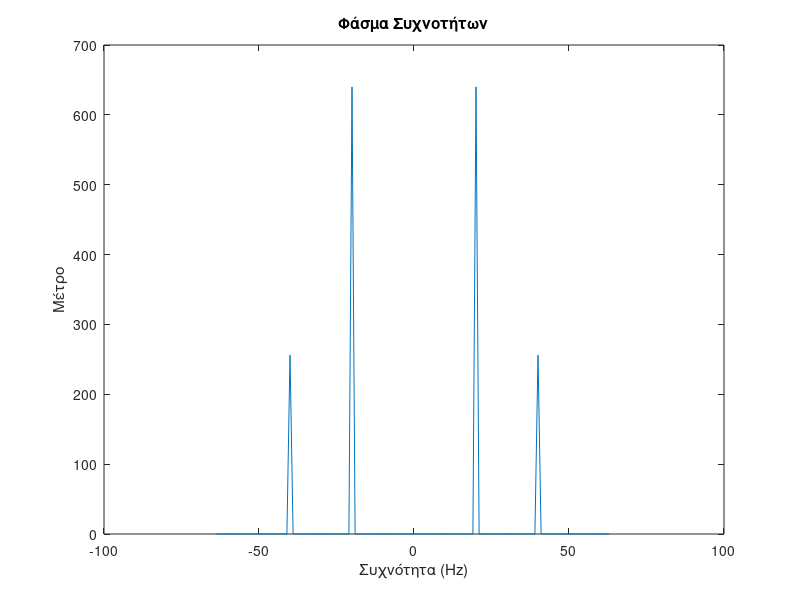
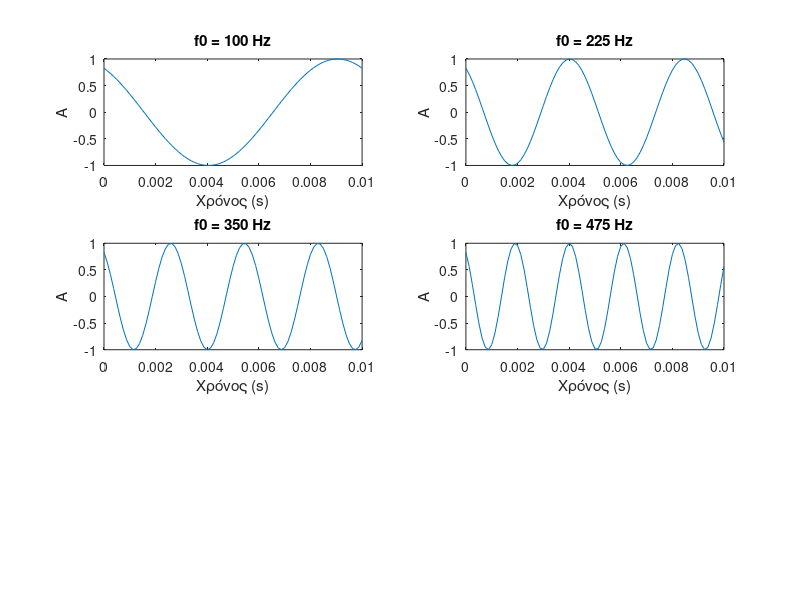
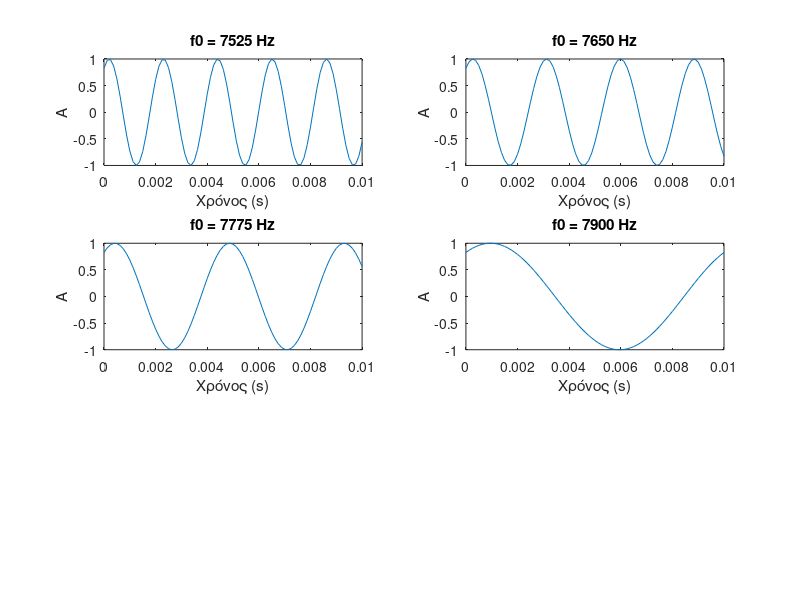

Write the MATLAB code that produced these figures, in order.
clear all;
close all;
% Συχνότητα δειγματοληψίας
Fs = 128; % Hz

% Δημιουργία ενός διανύσματος χρόνου t με 128 δείγματα
t = 0:1/Fs:1 - 1/Fs; % Διάρκεια 1 δευτερολέπτου, 128 δείγματα

% Δημιουργία του σήματος x(t)
x_t = 10*cos(2*pi*20*t) - 4*sin(2*pi*40*t+5);

% Σχεδίαση του φάσματος συχνοτήτων
f = (-Fs/2):(Fs/length(t)):(Fs/2-Fs/length(t));
X_f = fftshift(fft(x_t));

figure;
plot(f, abs(X_f));
title('Φάσμα Συχνοτήτων');
xlabel('Συχνότητα (Hz)');
ylabel('Μέτρο');



%Β1

% Συχνότητα δειγματοληψίας
fs = 8000; % 8 KHz

% Συχνότητες f0 από 100 Hz έως 475 Hz με βήμα 125 Hz
f0_values = 100:125:475;

figure;
for i = 1:length(f0_values)
    f0 = f0_values(i);
    t = 0:1/fs:0.01; % Διάρκεια 0.01 δευτερολέπτου
    x_t = sin(2*pi*f0*t + 65);
    
    subplot(3, 2, i);
    plot(t, x_t);
    title(['f0 = ', num2str(f0), ' Hz']);
    xlabel('Χρόνος (s)');
    ylabel('Α');
end


%B2

% Συχνότητες f0 από 100 Hz έως 475 Hz με βήμα 125 Hz
f0_values = 7525:125:7900;

figure;
for i = 1:length(f0_values)
    f0 = f0_values(i);
    t = 0:1/fs:0.01; % Διάρκεια 0.01 δευτερολέπτου
    x_t = sin(2*pi*f0*t + 65);
    
    subplot(3, 2, i);
    plot(t, x_t);
    title(['f0 = ', num2str(f0), ' Hz']);
    xlabel('Χρόνος (s)');
    ylabel('Α');
end